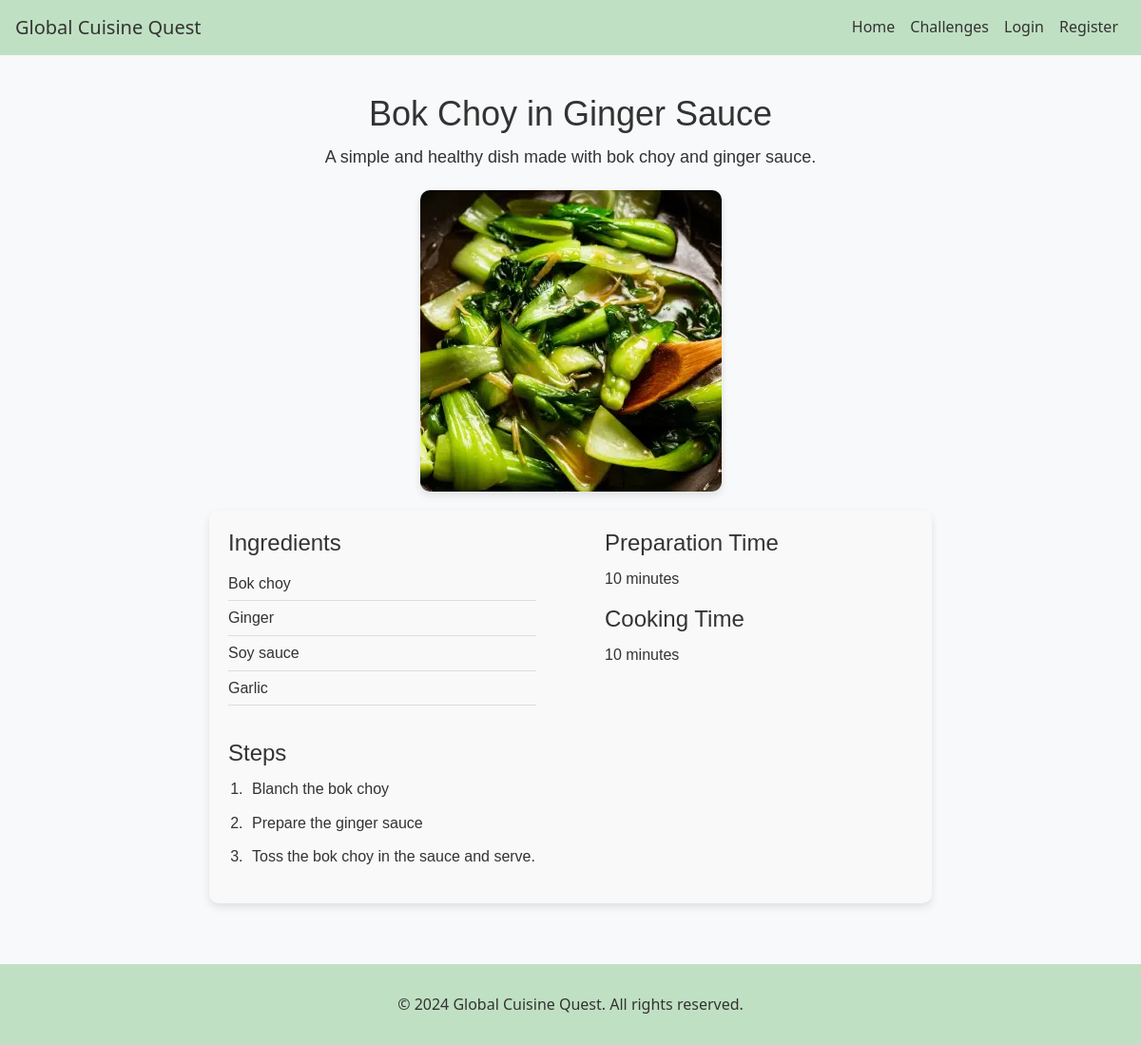
Page /recipe/6 on the committed database.
### globalcuisine/models.py (models this page shows, shortened)
class Recipe(db.Model):
    id = db.Column(db.Integer, primary_key=True)
    name = db.Column(db.String(100), nullable=False)
    image = db.Column(db.String(100), nullable=False)
    description = db.Column(db.Text, nullable=False)
    region = db.Column(db.String(100), nullable=False) # e.g. Asian, European, Australian, South American, North American, African
    cuisine = db.Column(db.String(100), nullable=False) # e.g. Japanese, Italian
    ingredients = db.Column(db.Text, nullable=False) # comma-separated ingredients
    preparation_time = db.Column(db.Integer, nullable=False) # in minutes
    cooking_time = db.Column(db.Integer, nullable=False) # in minutes
    steps = db.Column(db.Text, nullable=False) # comma-separated steps

### globalcuisine/main.py (the view)
@main.route('/recipe/<int:recipe_id>')
def recipe(recipe_id):
    recipe = Recipe.query.get(recipe_id)
    if recipe:
        return render_template('recipe.html', recipe=recipe)
    else:
        abort(404)

### globalcuisine/templates/recipe.html
{% extends "base.html" %}
{% block content %}
<div class="recipe-page">
    <div class="recipe-header">
        <h1>{{ recipe.name }}</h1>
        <p class="recipe-description">{{ recipe.description }}</p>
        <img class="recipe-image" src="{{ url_for('static', filename='images/' + recipe.image) }}" alt="{{ recipe.name }}">
    </div>
    <div class="recipe-content">
        <div class="recipe-details">
            <div class="ingredients">
                <h2>Ingredients</h2>
                <ul>
                    {% for ingredient in recipe.ingredients.split(', ') %}
                        <li>{{ ingredient }}</li>
                    {% endfor %}
                </ul>
            </div>
            <div class="times">
                <h2>Preparation Time</h2>
                <p>{{ recipe.preparation_time }} minutes</p>
                <h2>Cooking Time</h2>
                <p>{{ recipe.cooking_time }} minutes</p>
            </div>
        </div>
        <div class="steps">
            <h2>Steps</h2>
            <ol>
                {% for step in recipe.steps.split('. ') %}
                <li>{{ step }}</li>
                {% endfor %}
            </ol>
        </div>
    </div>
</div>
{% endblock %}

### globalcuisine/static/css/style.css (style rules this page uses)
body { font-family: 'Segoe UI', Tahoma, Geneva, Verdana, sans-serif; background-color: #f8f9fa; color: #333; line-height: 1.6; display: flex; flex-direction: column; min-height: 100vh; }
h1, h2, h3, h4, h5, h6 { color: #333; }
p { margin-bottom: 1em; }
.recipe-page { max-width: 800px; margin: 0 auto; padding: 20px; font-family: Arial, sans-serif; color: #333; }
.recipe-header { text-align: center; margin-bottom: 20px; }
.recipe-header h1 { font-size: 36px; margin-bottom: 10px; }
.recipe-image { max-width: 100%; height: auto; border-radius: 10px; box-shadow: 0 4px 8px rgba(0, 0, 0, 0.1); }
.recipe-image { max-width: 100%; height: auto; border-radius: 10px; box-shadow: 0 4px 8px rgba(0, 0, 0, 0.1); object-fit: cover; }
.recipe-content { padding: 20px; background-color: #f9f9f9; border-radius: 10px; box-shadow: 0 4px 8px rgba(0, 0, 0, 0.1); }
.recipe-description { font-size: 18px; margin-bottom: 20px; }
.recipe-details { display: flex; justify-content: space-between; margin-bottom: 20px; }
.ingredients, .times { width: 45%; }
.ingredients h2, .times h2 { font-size: 24px; margin-bottom: 10px; }
.ingredients ul { list-style: none; padding: 0; }
.ingredients li { font-size: 16px; padding: 5px 0; border-bottom: 1px solid #ddd; }
.times p { font-size: 16px; }
.steps { margin-top: 20px; }
.steps h2 { font-size: 24px; margin-bottom: 10px; }
.steps ol { list-style: decimal; padding-left: 20px; }
.steps li { font-size: 16px; margin-bottom: 10px; padding-left: 5px; }

### rows in the picture
Recipe: name "Bok Choy in Ginger Sauce", description "A simple and healthy dish made with bok choy and ginger sauce.", image (picture), preparation_time "10", cooking_time "10"

### other values in the picture
{{ ingredient }} "Bok choy" "Ginger" "Soy sauce" "Garlic"
{{ step }} "Blanch the bok choy" "Prepare the ginger sauce" "Toss the bok choy in the sauce and serve."
